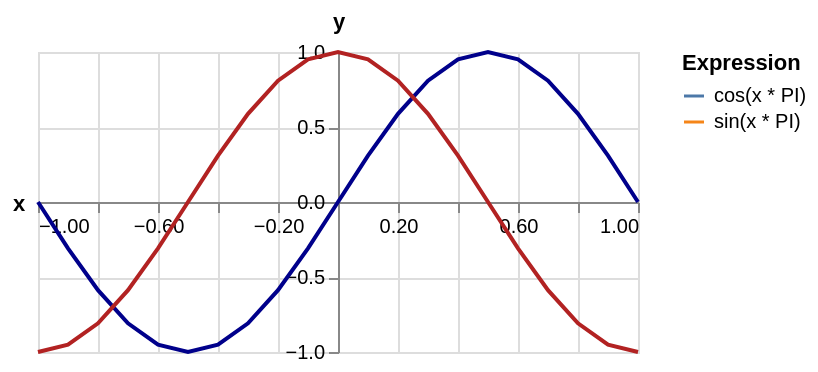

The specification (Vega-Lite) saved for this image:
### Vega-Lite specification from a JSON file in a GitHub repository (floating-point values rounded to 4 significant figures)
{"$schema": "https://vega.github.io/schema/vega-lite/v3.json", "description": "Plots a function using a generated sequence with legend.", "width": 300, "height": 150, "data": {"sequence": {"start": -1, "stop": 1.1, "step": 0.1, "as": "r"}}, "transform": [{"calculate": "sin(datum.r * PI)", "as": "sin"}, {"calculate": "cos(datum.r * PI)", "as": "cos"}, {"calculate": "'sin(x * PI)'", "as": "label_sin"}, {"calculate": "'cos(x * PI)'", "as": "label_cos"}], "layer": [{"mark": {"type": "line", "stroke": "darkblue"}, "encoding": {"x": {"field": "r", "type": "quantitative", "axis": {"title": "x", "format": ".2f", "offset": -75, "titleAngle": 0, "titleX": -10, "titleY": -5}}, "y": {"field": "sin", "type": "quantitative", "axis": {"title": "y", "format": ".1f", "offset": -150, "titleAngle": 0, "titleX": 0, "titleY": -10}}, "color": {"field": "label_sin", "type": "nominal", "legend": {"title": "Expression"}}}}, {"mark": {"type": "line", "stroke": "firebrick"}, "encoding": {"x": {"field": "r", "type": "quantitative"}, "y": {"field": "cos", "type": "quantitative"}, "color": {"field": "label_cos", "type": "nominal"}}}]}
